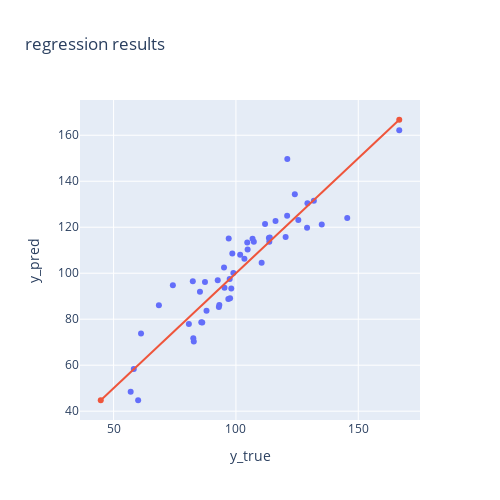

Notebook cell for this chart:
### Code cell
def plot_regression_results(y_true, y_pred):
    result = pd.DataFrame({'y_true': y_true, 'y_pred': y_pred})
    min = result[['y_true', 'y_pred']].min().min()
    max = result[['y_true', 'y_pred']].max().max()
    fig = go.Figure(data=[go.Scatter(x=result['y_true'], y=result['y_pred'], mode='markers'),
                          go.Scatter(x=[min, max], y=[min, max])],
                    layout=go.Layout(showlegend=False, width=500,height=500, xaxis_title='y_true', yaxis_title='y_pred', title='regression results'))
    fig.show()
plot_regression_results(y_true, y_pred)

### Figure 1 — Plotly figure (JSON) as saved in the notebook; plotly's stock layout.template omitted (floating-point values rounded to 4 significant figures)
{"data": [{"mode": "markers", "type": "scatter", "x": [87.98, 120.3, 98.95, 104.8, 97.05, 68.52, 98.09, 87.35, 80.77, 58.26, 74.22, 103.5, 82.78, 92.56, 129.1, 61.21, 145.5, 82.58, 93.22, 98.51, 93.02, 120.9, 111.9, 85.3, 101.7, 56.99, 113.6, 129.2, 124.1, 97.61, 86.24, 125.5, 107.3, 104.6, 97.45, 110.5, 121.0, 85.84, 96.9, 113.5, 131.8, 116.2, 135.1, 95.13, 60.04, 113.8, 166.7, 106.8, 95.32, 82.37], "y": [83.64, 115.7, 100.1, 110.3, 115.1, 86.12, 93.31, 96.22, 77.87, 58.37, 94.79, 106.3, 70.31, 96.96, 119.7, 73.78, 124.0, 71.72, 86.15, 108.5, 85.29, 125.0, 121.4, 91.94, 108.1, 48.4, 113.7, 130.4, 134.3, 89.12, 78.57, 123.1, 113.7, 113.4, 97.47, 104.6, 149.6, 78.7, 88.79, 115.4, 131.5, 122.7, 121.1, 102.5, 44.75, 115.5, 162.2, 114.9, 93.68, 96.51]}, {"type": "scatter", "x": [44.75, 166.7], "y": [44.75, 166.7]}], "layout": {"height": 500, "showlegend": false, "title": {"text": "regression results"}, "width": 500, "xaxis": {"title": {"text": "y_true"}}, "yaxis": {"title": {"text": "y_pred"}}}}
